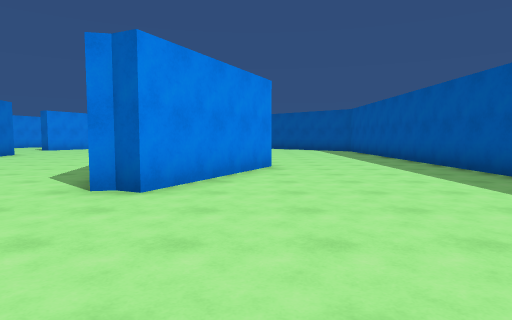
[1] (above)

20 first-person views from a walk through a Unity game level. The camera is 1.4 m above the floor, tilts 4° down and sees 75° across. The floor is counted in squares, 2 m on a side. Each view is taken from the middle of a square. On the plan, view 1 faces up. The plan holds only what a view shows up to about 10 squares ahead; the rest is blank. The place goes on beyond the plan. The player is left out.

[2]
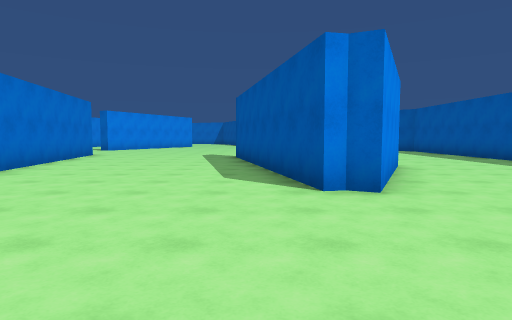

[3]
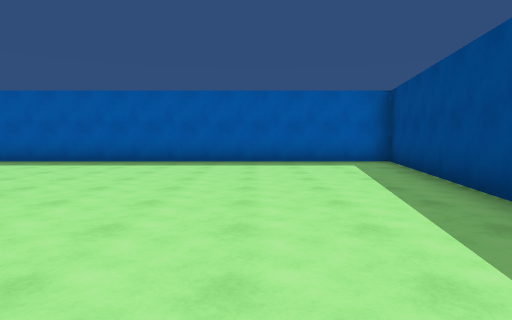

[4]
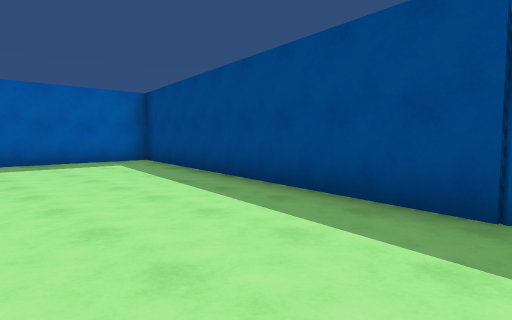

[5]
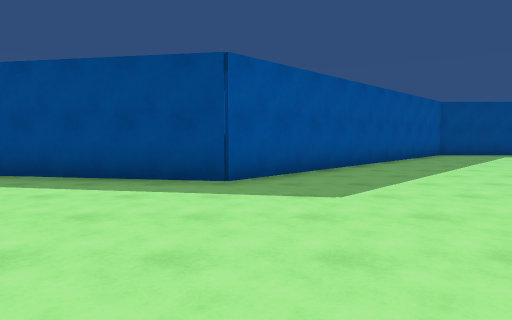

[6]
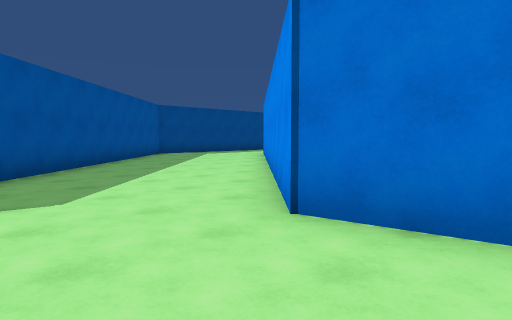

[7]
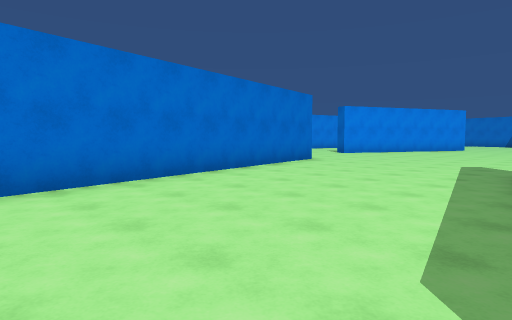

[8]
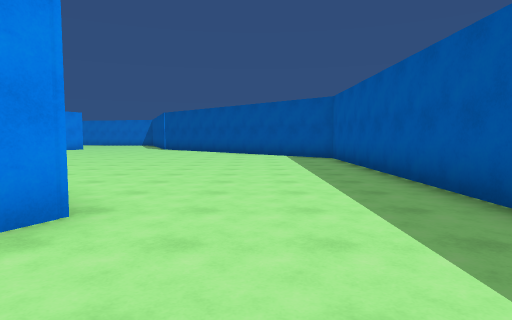

[9]
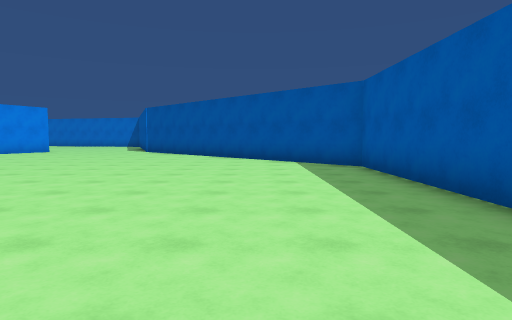

[10]
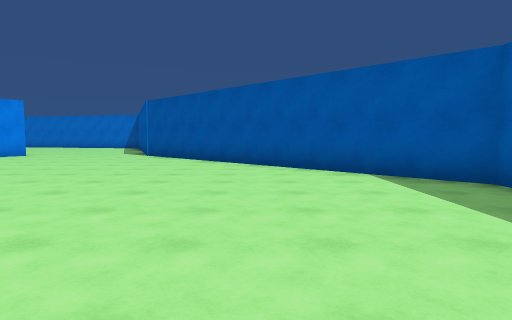

[11]
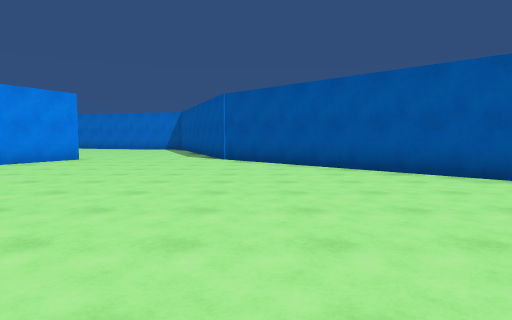

[12]
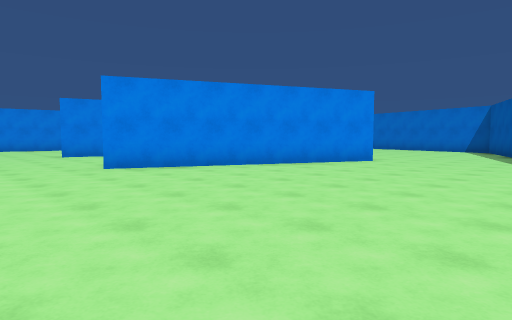

[13]
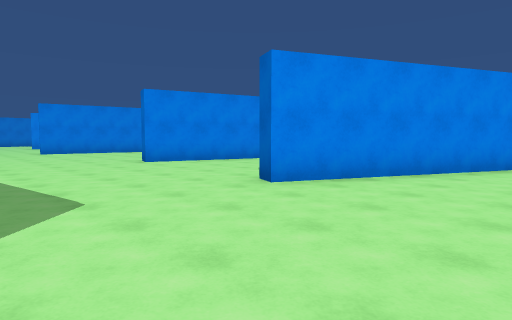

[14]
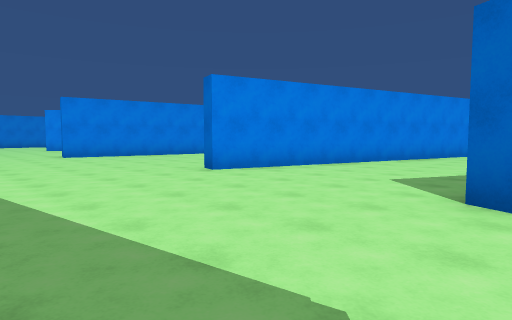

[15]
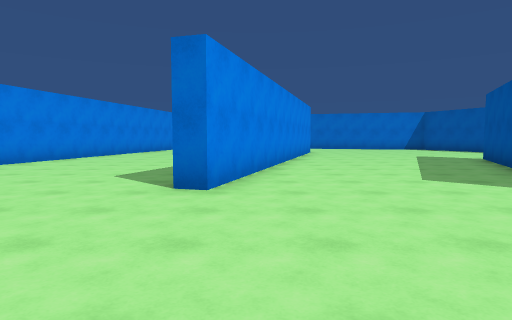

[16]
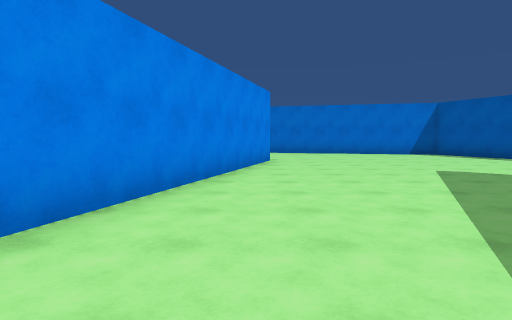

[17]
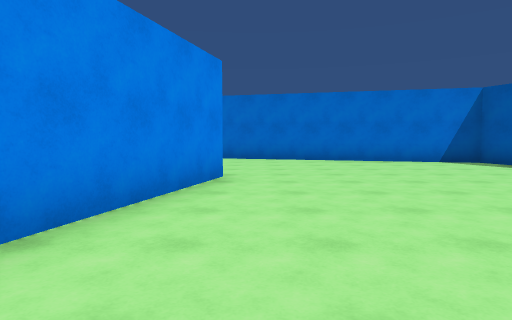

[18]
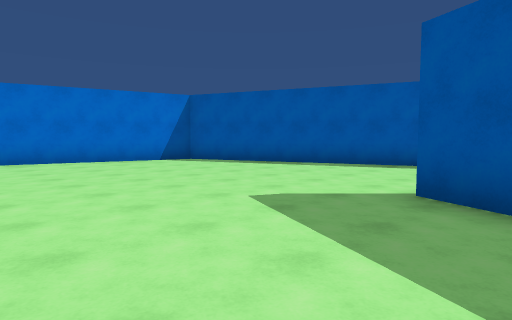

[19]
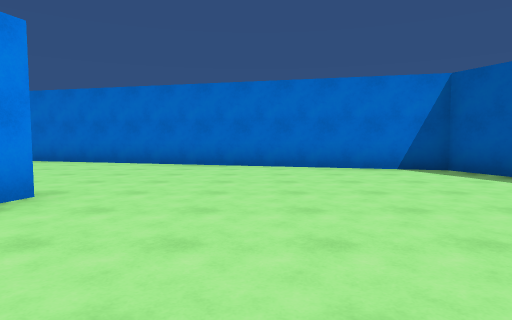

[20]
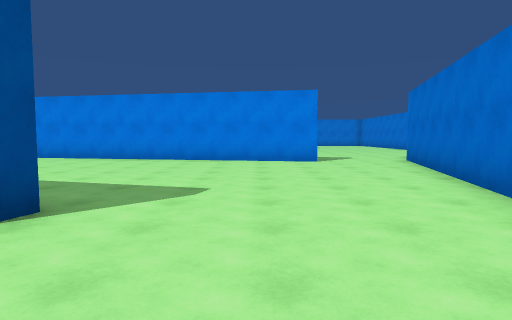

### Floor plan
Points are (right, up) in squares from view 1. A wall is a line through its corners. A room is listed if a view was taken in it or the views show most of it. See-through windows are left out.
Room 1 (views 1, 2, 3, 4, 5, 6, 7, 8, 9, 10, 11, 12, 13, 14, 15, 16, 17, 18, 19, 20)
walls: (-9.1, 12.1) (-7.4, 2.1) (-11.9, -2.4); (-9.3, 20.4) (-7.8, 23.5); (-7.4, 23.3) (-10.4, 16.8) (-11, 17); (0.4, 7.9) (-1.4, 4.1) (-1.8, 4.3) (-2.1, 4.3) (-3.4, 9.9); (-3.6, 24.8) (-6, 30.9) (-19.8, 34.5); (-12.6, 27.9) (-15.6, 17.3) (-16.1, 17.5); (-9.4, -6) (-4.6, -1.2) (4.5, -2.8) (4.5, 15.8) (-2.8, 23.1); (-19.3, 31.8) (-20, 28.1)

Where each view was taken, in squares from view 1:
view 1: 0 up, 0 right, facing up
view 2: 0 up, 3 left, facing up
view 3: 1 up, 5 left, facing right
view 4: 2 up, 5 left, facing down-right
view 5: 4 up, 5 left, facing down
view 6: 4 up, 5 left, facing down-left
view 7: 4 up, 3 left, facing up-left
view 8: 5 up, 2 right, facing up
view 9: 8 up, 2 right, facing up
view 10: 11 up, 1 right, facing up
view 11: 13 up, 2 left, facing up
view 12: 14 up, 3 left, facing up-left
view 13: 13 up, 7 left, facing up-left
view 14: 13 up, 10 left, facing up-left
view 15: 13 up, 15 left, facing up
view 16: 18 up, 13 left, facing up
view 17: 22 up, 12 left, facing up
view 18: 22 up, 12 left, facing up-right
view 19: 24 up, 10 left, facing up
view 20: 30 up, 10 left, facing left
